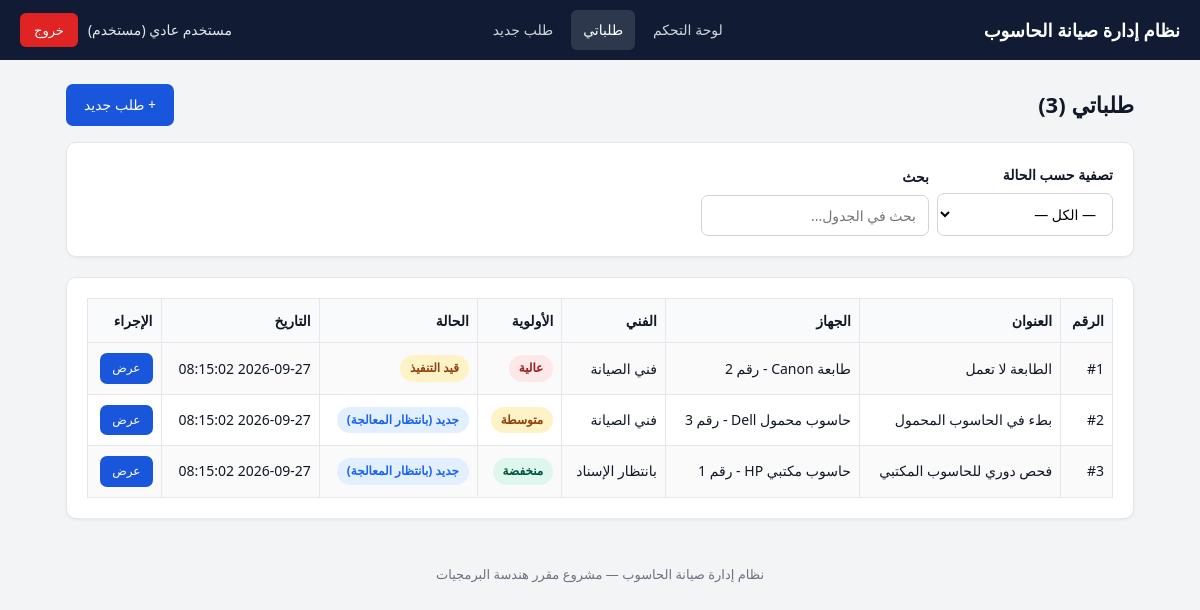
The app's page /index.php?page=requests (signed in) with its own data.
### tables this page shows
CREATE TABLE IF NOT EXISTS requests (
  id INT AUTO_INCREMENT PRIMARY KEY,
  title VARCHAR(150) NOT NULL,
  description TEXT,
  repair_notes TEXT NULL,
  equipment_id INT NULL,
  requested_by INT NOT NULL,
  assigned_to INT NULL,
  status ENUM('new','in_progress','completed','closed') NOT NULL DEFAULT 'new',
  priority ENUM('low','medium','high') NOT NULL DEFAULT 'medium',
  created_at TIMESTAMP DEFAULT CURRENT_TIMESTAMP,
  updated_at TIMESTAMP DEFAULT CURRENT_TIMESTAMP ON UPDATE CURRENT_TIMESTAMP,
  FOREIGN KEY (equipment_id) REFERENCES equipment(id) ON DELETE SET NULL,
  FOREIGN KEY (requested_by) REFERENCES users(id) ON DELETE CASCADE,
  FOREIGN KEY (assigned_to) REFERENCES users(id) ON DELETE SET NULL
);

CREATE TABLE IF NOT EXISTS equipment (
  id INT AUTO_INCREMENT PRIMARY KEY,
  name VARCHAR(100) NOT NULL,
  location VARCHAR(100) NOT NULL,
  status ENUM('working','faulty','under_maintenance') NOT NULL DEFAULT 'working'
);

CREATE TABLE IF NOT EXISTS users (
  id INT AUTO_INCREMENT PRIMARY KEY,
  name VARCHAR(100) NOT NULL,
  username VARCHAR(50) NOT NULL UNIQUE,
  password VARCHAR(255) NOT NULL,
  role ENUM('admin','technician','user') NOT NULL DEFAULT 'user'
);

### config.php (called while the page is built, shortened)
<?php
function e($value): string {
    return htmlspecialchars((string)($value ?? ''), ENT_QUOTES, 'UTF-8');
}
function isLoggedIn(): bool {
    return isset($_SESSION['user_id']);
}
function currentUser(): ?array {
    return [
        'id' => (int)$_SESSION['user_id'],
        'name' => (string)($_SESSION['user_name'] ?? ''),
        'username' => (string)($_SESSION['username'] ?? ''),
        'role' => (string)($_SESSION['user_role'] ?? ''),
    ];
}
function requestStatusLabel(string $status): string {
    $map = [
        'new' => 'جديد (بانتظار المعالجة)',
        'in_progress' => 'قيد التنفيذ',
        'completed' => 'مكتمل',
        'closed' => 'مغلق',
    ];
    return $map[$status] ?? $status;
}
function priorityLabel(string $priority): string {
    $map = [
        'low' => 'منخفضة',
        'medium' => 'متوسطة',
        'high' => 'عالية',
    ];
    return $map[$priority] ?? $priority;
}
function roleLabel(string $role): string {
    $map = [
        'admin' => 'مدير',
        'technician' => 'فني',
        'user' => 'مستخدم',
    ];
    return $map[$role] ?? $role;
}

### index.php (the view, shortened to what this page needs)
<?php
require_once __DIR__ . '/config.php';
$currentUser = currentUser();
$role = (string)$currentUser['role'];
$myId = (int)$currentUser['id'];
$page = (string)($_GET['page'] ?? 'dashboard');
function fetchCounts(string $sql, array $params = []): array {
    $db = getDB();
    $stmt = $db->prepare($sql);
    $stmt->execute($params);
    return $stmt->fetchAll();
}
$dashboardData = [];
$requestList = [];
if ($page === 'requests') {
    $where = [];
    $params = [];
    if ($role === 'technician') {
        $where[] = 'r.assigned_to = ?';
        $params[] = $myId;
    } elseif ($role === 'user') {
        $where[] = 'r.requested_by = ?';
        $params[] = $myId;
    }
    $whereSql = $where ? 'WHERE ' . implode(' AND ', $where) : '';
    $requestList = fetchCounts('SELECT r.*, eq.name AS equipment_name, u1.name AS requester_name, u2.name AS tech_name FROM requests r LEFT JOIN equipment eq ON eq.id = r.equipment_id LEFT JOIN users u1 ON u1.id = r.requested_by LEFT JOIN users u2 ON u2.id = r.assigned_to ' . $whereSql . ' ORDER BY r.created_at DESC', $params);
}
$pageTitles = [
    'dashboard' => 'لوحة التحكم',
    'equipment' => 'إدارة الأجهزة',
    'requests' => $role === 'admin' ? 'كل طلبات الصيانة' : ($role === 'technician' ? 'مهامي المسندة' : 'طلباتي'),
    'request_add' => 'إنشاء طلب صيانة جديد',
    'request_view' => 'تفاصيل الطلب',
    'users' => 'إدارة المستخدمين',
];
?>
<!DOCTYPE html>
<html lang="ar" dir="rtl">
<head>
<link rel="stylesheet" href="style.css">
</head>
<body>
<nav class="navbar">
  <a class="brand" href="index.php"><?php echo e(APP_NAME); ?></a>
  <div class="links">
    <a class="nav-link <?php echo $page === 'dashboard' ? 'active' : ''; ?>" href="index.php?page=dashboard">لوحة التحكم</a>
    <a class="nav-link <?php echo ($page === 'requests' || $page === 'request_view') ? 'active' : ''; ?>" href="index.php?page=requests"><?php echo $role === 'admin' ? 'كل الطلبات' : ($role === 'technician' ? 'مهامي' : 'طلباتي'); ?></a>
    <?php if (in_array($role, ['user', 'admin'], true)): ?>
      <a class="nav-link <?php echo $page === 'request_add' ? 'active' : ''; ?>" href="index.php?page=request_add">طلب جديد</a>
    <?php endif; ?>
  </div>
  <div class="user-box">
    <span><?php echo e($currentUser['name']); ?> (<?php echo e(roleLabel($role)); ?>)</span>
    <a class="logout-btn" href="login.php?action=logout">خروج</a>
  </div>
</nav>
<div class="container">
  <?php if ($page === 'dashboard'): ?>
    <div class="page-title">
      <h1>لوحة التحكم — مرحباً <?php echo e($currentUser['name']); ?></h1>
    </div>
    <?php if ($role === 'admin'): ?>
      <div class="stats-grid">
        <div class="stat-card"><div class="number"><?php echo (int)$dashboardData['totalEquipment']; ?></div><div class="label">إجمالي الأجهزة</div></div>
        <div class="stat-card"><div class="number"><?php echo (int)$dashboardData['totalRequests']; ?></div><div class="label">إجمالي الطلبات</div></div>
        <div class="stat-card"><div class="number"><?php echo (int)$dashboardData['byStatus']['new']; ?></div><div class="label">طلبات جديدة</div></div>
        <div class="stat-card"><div class="number"><?php echo (int)$dashboardData['byStatus']['in_progress']; ?></div><div class="label">قيد التنفيذ</div></div>
        <div class="stat-card"><div class="number"><?php echo (int)$dashboardData['byStatus']['completed']; ?></div><div class="label">مكتملة</div></div>
        <div class="stat-card"><div class="number"><?php echo (int)$dashboardData['byStatus']['closed']; ?></div><div class="label">مغلقة</div></div>
        <div class="stat-card"><div class="number"><?php echo (int)$dashboardData['totalUsers']; ?></div><div class="label">المستخدمون</div></div>
      </div>
      <div class="card">
        <h3>أحدث الطلبات</h3>
        <div class="table-wrap">
        <table class="table">
          <tr><th>الرقم</th><th>العنوان</th><th>الجهاز</th><th>مقدم الطلب</th><th>الفني</th><th>الحالة</th><th>الإجراء</th></tr>
          <?php if (!$dashboardData['recent']): ?>
            <tr><td colspan="7">لا توجد طلبات بعد.</td></tr>
          <?php endif; ?>
          <?php foreach ($dashboardData['recent'] as $r): ?>
            <tr>
              <td>#<?php echo (int)$r['id']; ?></td>
              <td><?php echo e($r['title']); ?></td>
              <td><?php echo e($r['equipment_name'] ?? '—'); ?></td>
              <td><?php echo e($r['requester_name'] ?? '—'); ?></td>
              <td><?php echo e($r['tech_name'] ?? 'غير مسند'); ?></td>
              <td><span class="badge badge-<?php echo e($r['status']); ?>"><?php echo e(requestStatusLabel($r['status'])); ?></span></td>
              <td><a class="btn btn-primary btn-small" href="index.php?page=request_view&id=<?php echo (int)$r['id']; ?>">عرض</a></td>
            </tr>
          <?php endforeach; ?>
        </table>
        </div>
      </div>
      <div class="form-row">
        <div class="card">
          <h3>تقرير: الطلبات حسب الأولوية</h3>
          <div class="table-wrap">
          <table class="table">
            <tr><th>الأولوية</th><th>العدد</th></tr>
            <?php foreach ($dashboardData['byPriority'] as $row): ?>
              <tr><td><span class="badge badge-<?php echo e($row['priority']); ?>"><?php echo e(priorityLabel($row['priority'])); ?></span></td><td><?php echo (int)$row['c']; ?></td></tr>
            <?php endforeach; ?>
          </table>
          </div>
        </div>
        <div class="card">
          <h3>تقرير: عبء العمل حسب الفني</h3>
          <div class="table-wrap">
          <table class="table">
            <tr><th>الفني</th><th>عدد الطلبات المسندة</th></tr>
            <?php if (!$dashboardData['byTechnician']): ?>
              <tr><td colspan="2">لا يوجد فنيون بعد.</td></tr>
            <?php endif; ?>
            <?php foreach ($dashboardData['byTechnician'] as $row): ?>
              <tr><td><?php echo e($row['name']); ?></td><td><?php echo (int)$row['total']; ?></td></tr>
            <?php endforeach; ?>
          </table>
          </div>
        </div>
      </div>
      <div class="card">
        <h3>تقرير: أكثر الأجهزة طلباً للصيانة</h3>
        <div class="table-wrap">
        <table class="table">
          <tr><th>الجهاز</th><th>عدد الطلبات</th></tr>
          <?php foreach ($dashboardData['byEquipment'] as $row): ?>
            <tr><td><?php echo e($row['name']); ?></td><td><?php echo (int)$row['total']; ?></td></tr>
          <?php endforeach; ?>
        </table>
        </div>
      </div>
    <?php elseif ($role === 'technician'): ?>
      <div class="stats-grid">
        <div class="stat-card"><div class="number"><?php echo (int)$dashboardData['totalMine']; ?></div><div class="label">إجمالي مهامي</div></div>
        <div class="stat-card"><div class="number"><?php echo (int)$dashboardData['byStatus']['new']; ?></div><div class="label">بانتظار المعالجة</div></div>
        <div class="stat-card"><div class="number"><?php echo (int)$dashboardData['byStatus']['in_progress']; ?></div><div class="label">قيد التنفيذ</div></div>
        <div class="stat-card"><div class="number"><?php echo (int)$dashboardData['byStatus']['completed']; ?></div><div class="label">مكتملة</div></div>
      </div>
      <div class="card">
        <h3>مهامي الحالية</h3>
        <div class="table-wrap">
        <table class="table">
          <tr><th>الرقم</th><th>العنوان</th><th>الجهاز</th><th>الأولوية</th><th>الحالة</th><th>الإجراء</th></tr>
          <?php if (!$dashboardData['recent']): ?>
            <tr><td colspan="6">لا توجد مهام مسندة إليك حالياً.</td></tr>
          <?php endif; ?>
          <?php foreach ($dashboardData['recent'] as $r): ?>
            <tr>
              <td>#<?php echo (int)$r['id']; ?></td>
              <td><?php echo e($r['title']); ?></td>
              <td><?php echo e($r['equipment_name'] ?? '—'); ?></td>
              <td><span class="badge badge-<?php echo e($r['priority']); ?>"><?php echo e(priorityLabel($r['priority'])); ?></span></td>
              <td><span class="badge badge-<?php echo e($r['status']); ?>"><?php echo e(requestStatusLabel($r['status'])); ?></span></td>
              <td><a class="btn btn-primary btn-small" href="index.php?page=request_view&id=<?php echo (int)$r['id']; ?>">تحديث</a></td>
            </tr>
          <?php endforeach; ?>
        </table>
        </div>
      </div>
    <?php else: ?>
      <div class="stats-grid">
        <div class="stat-card"><div class="number"><?php echo (int)$dashboardData['totalMine']; ?></div><div class="label">طلباتي</div></div>
        <div class="stat-card"><div class="number"><?php echo (int)$dashboardData['byStatus']['new']; ?></div><div class="label">جديدة</div></div>
        <div class="stat-card"><div class="number"><?php echo (int)$dashboardData['byStatus']['in_progress']; ?></div><div class="label">قيد التنفيذ</div></div>
        <div class="stat-card"><div class="number"><?php echo (int)$dashboardData['byStatus']['completed']; ?></div><div class="label">مكتملة</div></div>
        <div class="stat-card"><div class="number"><?php echo (int)$dashboardData['byStatus']['closed']; ?></div><div class="label">مغلقة</div></div>
      </div>
      <div class="card">
        <div class="page-title"><h3>أحدث طلباتي</h3><a class="btn btn-primary" href="index.php?page=request_add">+ طلب جديد</a></div>
        <div class="table-wrap">
        <table class="table">
          <tr><th>الرقم</th><th>العنوان</th><th>الجهاز</th><th>الحالة</th><th>التاريخ</th><th>الإجراء</th></tr>
          <?php if (!$dashboardData['recent']): ?>
            <tr><td colspan="6">لم تقدم أي طلب بعد. <a href="index.php?page=request_add">أنشئ طلبك الأول</a>.</td></tr>
          <?php endif; ?>
          <?php foreach ($dashboardData['recent'] as $r): ?>
            <tr>
              <td>#<?php echo (int)$r['id']; ?></td>
              <td><?php echo e($r['title']); ?></td>
              <td><?php echo e($r['equipment_name'] ?? '—'); ?></td>
              <td><span class="badge badge-<?php echo e($r['status']); ?>"><?php echo e(requestStatusLabel($r['status'])); ?></span></td>
              <td><?php echo e($r['created_at']); ?></td>
              <td><a class="btn btn-primary btn-small" href="index.php?page=request_view&id=<?php echo (int)$r['id']; ?>">عرض</a></td>
            </tr>
          <?php endforeach; ?>
        </table>
        </div>
      </div>
    <?php endif; ?>
  <?php elseif ($page === 'requests'): ?>
    <div class="page-title">
      <h1><?php echo e($pageTitles['requests']); ?> (<?php echo count($requestList); ?>)</h1>
      <?php if (in_array($role, ['user', 'admin'], true)): ?>
        <a class="btn btn-primary" href="index.php?page=request_add">+ طلب جديد</a>
      <?php endif; ?>
    </div>
    <div class="card">
      <form method="get" action="index.php" style="display:flex;gap:8px;flex-wrap:wrap;align-items:end;">
        <div class="form-group" style="margin:0;">
          <label>تصفية حسب الحالة</label>
          <select name="status" class="form-control" onchange="this.form.submit()">
            <option value="">— الكل —</option>
          </select>
        </div>
        <div class="form-group" style="margin:0;">
          <label>بحث</label>
          <input type="text" id="tableSearch" class="form-control" placeholder="بحث في الجدول...">
        </div>
      </form>
    </div>
    <div class="card">
      <div class="table-wrap">
      <table class="table" id="dataTable">
        <tr>
          <th>الرقم</th><th>العنوان</th><th>الجهاز</th>
          <?php if ($role === 'user'): ?><th>الفني</th><?php endif; ?>
          <th>الأولوية</th><th>الحالة</th><th>التاريخ</th><th>الإجراء</th>
        </tr>
        <?php foreach ($requestList as $r): ?>
          <tr>
            <td>#<?php echo (int)$r['id']; ?></td>
            <td><?php echo e($r['title']); ?></td>
            <td><?php echo e($r['equipment_name'] ?? '—'); ?></td>
            <?php if ($role === 'admin'): ?>
              <td><?php echo e($r['requester_name'] ?? '—'); ?></td>
              <td><?php echo e($r['tech_name'] ?? 'غير مسند'); ?></td>
            <?php elseif ($role === 'user'): ?>
              <td><?php echo e($r['tech_name'] ?? 'بانتظار الإسناد'); ?></td>
            <?php else: ?>
              <td><?php echo e($r['requester_name'] ?? '—'); ?></td>
            <?php endif; ?>
            <td><span class="badge badge-<?php echo e($r['priority']); ?>"><?php echo e(priorityLabel($r['priority'])); ?></span></td>
            <td><span class="badge badge-<?php echo e($r['status']); ?>"><?php echo e(requestStatusLabel($r['status'])); ?></span></td>
            <td><?php echo e($r['created_at']); ?></td>
            <td><a class="btn btn-primary btn-small" href="index.php?page=request_view&id=<?php echo (int)$r['id']; ?>"><?php echo $role === 'technician' ? 'تحديث' : 'عرض'; ?></a></td>
          </tr>
        <?php endforeach; ?>
      </table>
      </div>
    </div>
  <?php endif; ?>
</div>
<div class="footer"><?php echo e(APP_NAME); ?> — مشروع مقرر هندسة البرمجيات</div>
</body>
</html>

### records on screen
requests: id "1", title "الطابعة لا تعمل", equipment.name "طابعة Canon - رقم 2", assigned_to.name "فني الصيانة", priority "عالية", status "قيد التنفيذ", created_at "2026-09-27 08:15:02"
requests: id "2", title "بطء في الحاسوب المحمول", equipment.name "حاسوب محمول Dell - رقم 3", assigned_to.name "فني الصيانة", priority "متوسطة", status "جديد (بانتظار المعالجة)", created_at "2026-09-27 08:15:02"
requests: id "3", title "فحص دوري للحاسوب المكتبي", equipment.name "حاسوب مكتبي HP - رقم 1", tech_name "بانتظار الإسناد", priority "منخفضة", status "جديد (بانتظار المعالجة)", created_at "2026-09-27 08:15:02"

### other values on screen
APP_NAME "نظام إدارة صيانة الحاسوب"
$currentUser['name'] "مستخدم عادي"
roleLabel($role) "مستخدم"
$pageTitles['requests'] "طلباتي"
count($requestList) "3"
